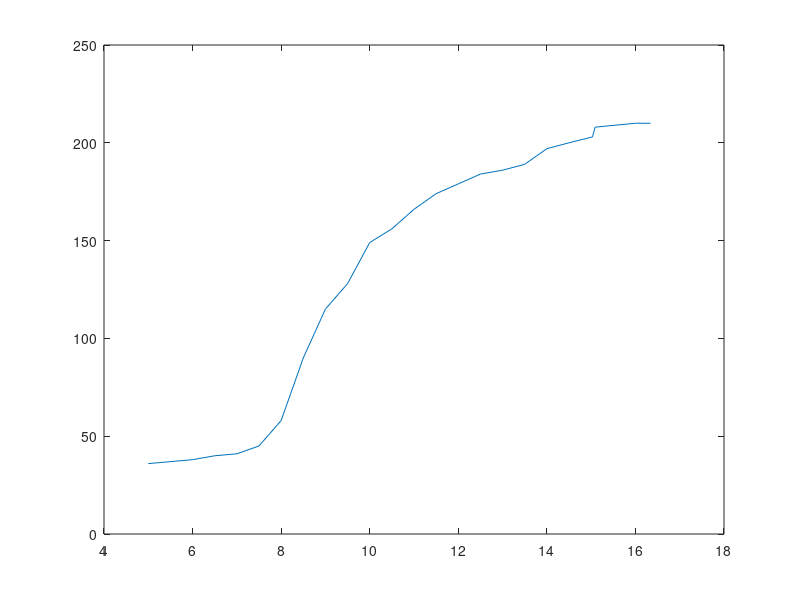

The MATLAB script that drew this image:
cavityLength = [16.34 16.00 15.09 15.03 14.50 14.00 13.50 13.00 12.50 ...
    12.00 11.50 11.00 10.50 10.00 9.50 9.00 8.50 8.00 7.50 7.00 6.50 ...
    6.00 5.50 5.00]; 

power = [210 210 208 203 200 197 189 186 184 179 174 166 156 149 128 ...
    115 90 58 45 41 40 38 37 36];

powerError = [10 10 20 20 20 10 10 10 10 10 10 10 10 10 10 10 10 5 5 5 5 5 2 2];
lengthError = 0.01*ones(length(cavityLength),1);

plot(cavityLength,power)